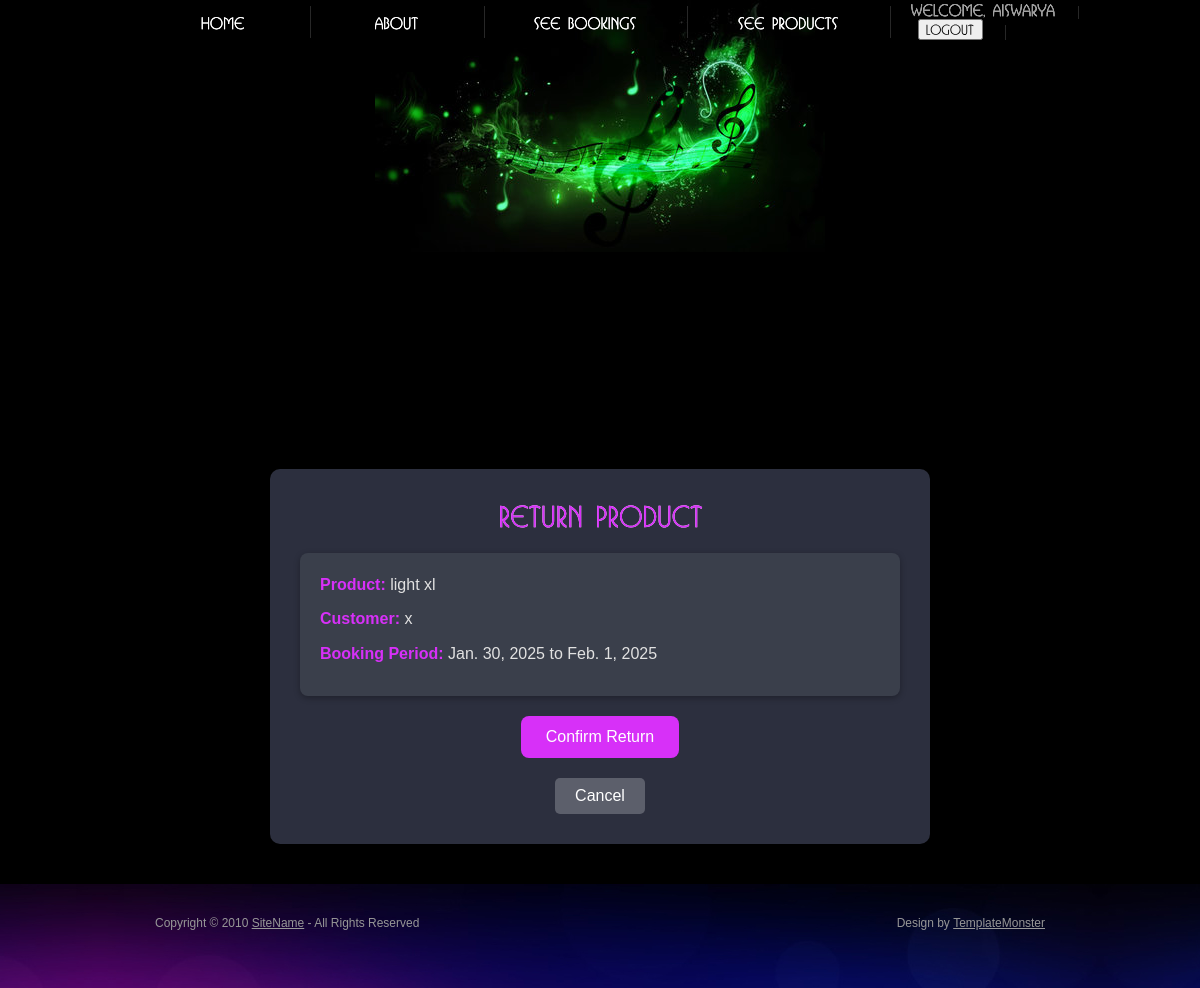
Page /booking/1/return/ (signed in) on the committed database.
### rental/models.py (models this page shows, shortened)
class Booking(models.Model):
    user = models.ForeignKey(settings.AUTH_USER_MODEL, on_delete=models.CASCADE)
    product = models.ForeignKey(Product, on_delete=models.CASCADE)
    start_date = models.DateField()
    end_date = models.DateField()
    total_price = models.DecimalField(max_digits=10, decimal_places=2)
    payment_status = models.BooleanField(default=False)
    created_at = models.DateTimeField(auto_now_add=True)
    returned = models.BooleanField(default=False)
    return_date = models.DateTimeField(null=True, blank=True)

class Product(models.Model):
    name = models.CharField(max_length=200)
    description = models.TextField()
    price_per_day = models.DecimalField(max_digits=10, decimal_places=2)
    shop_owner = models.ForeignKey(settings.AUTH_USER_MODEL, on_delete=models.CASCADE)
    is_available = models.BooleanField(default=True)
    image = models.ImageField(upload_to='products/', null=True, blank=True)
    total_quantity = models.PositiveIntegerField(default=1)  # Total items in inventory
    available_quantity = models.PositiveIntegerField(default=1)  # Currently available items
    dimensions = models.CharField(max_length=200, blank=True, null=True)  # New field for dimensions
    installation_instructions = models.TextField(blank=True, null=True)  # New field for installation instructions
    compatibility = models.TextField(blank=True, null=True)  # New field for compatibility
    power_rating = models.CharField(max_length=100, blank=True, null=True)  # New field for power rating
    pincode = models.CharField(max_length=6, blank=True, null=True, default='683511')  # Default pincode for old records

class CustomUser(AbstractUser):
    is_shop_owner = models.BooleanField(default=False)
    email = models.EmailField(unique=True)
    phone_number = models.CharField(max_length=15, blank=True, null=True)  # You can adjust the max_length based on your needs
    location = models.CharField(max_length=255, blank=True, null=True)  # You can adjust the max_length as well

### rental/views.py (the view, shortened to what this page needs)
# urls.py: path('booking/<int:booking_id>/return/', views.booking_return, name='booking_return'),
@login_required
def booking_return(request, booking_id):
    booking = get_object_or_404(Booking, id=booking_id)
    return render(request, 'bookings/booking_return.html', {'booking': booking})

### rental/templates/bookings/booking_return.html (shortened to what this page needs)
{% extends 'base.html' %}
{% block content %}
<div class="booking-return">
    <h2 class="booking-return__title">Return Product</h2>
    <div class="booking-return__details">
        <p><span>Product:</span> {{ booking.product.name }}</p>
        <p><span>Customer:</span> {{ booking.user.username }}</p>
        <p><span>Booking Period:</span> {{ booking.start_date }} to {{ booking.end_date }}</p>
    </div>
    <form method="post">
        <button type="submit" class="booking-return__button">Confirm Return</button>
    </form>
    <a href="{% url 'shop_owner_dashboard' %}" class="booking-return__cancel">Cancel</a>
</div>
{% endblock %}

### rental/static/css/style.css (style rules this page uses)
body { background:#000; font-family:Arial, Helvetica, sans-serif; font-size:100%; line-height:1em; color:#979797; }
html { min-width:1000px; }
html, body { height:100%; }
p { margin-bottom:20px; line-height:1.538em; }
a { color:#d730f8; outline:none; }
h2 { color:#fff; font-size:30px; line-height:1.2em; text-transform:uppercase; margin-bottom:20px; }
a { outline:none; }

### rental/templates/bookings/booking_return.html (style rules this page uses)
.booking-return { max-width: 600px; margin: 40px auto; padding: 30px; background-color: #2c2f3e; border-radius: 10px; box-shadow: 0 4px 12px rgba(0, 0, 0, 0.2); text-align: center; color: #e1e1e1; }
.booking-return__title { color: #d730f8; font-size: 28px; margin-bottom: 20px; }
.booking-return__details { background-color: #3a3f4b; padding: 20px; border-radius: 8px; box-shadow: 0 2px 6px rgba(0, 0, 0, 0.3); margin-bottom: 20px; }
.booking-return__details p { font-size: 16px; color: #e1e1e1; margin-bottom: 10px; text-align: left; }
.booking-return__details span { font-weight: bold; color: #d730f8; }
.booking-return__button { padding: 12px 25px; background-color: #d730f8; color: white; border: none; border-radius: 8px; font-size: 16px; cursor: pointer; transition: background-color 0.3s; }
.booking-return__cancel { display: inline-block; margin-top: 20px; padding: 10px 20px; text-decoration: none; background-color: #5c5f6b; color: white; border-radius: 5px; font-size: 16px; }

### rows in the picture
Booking: product.name "light xl", user.username "x", start_date "Jan. 30, 2025", end_date "Feb. 1, 2025"
